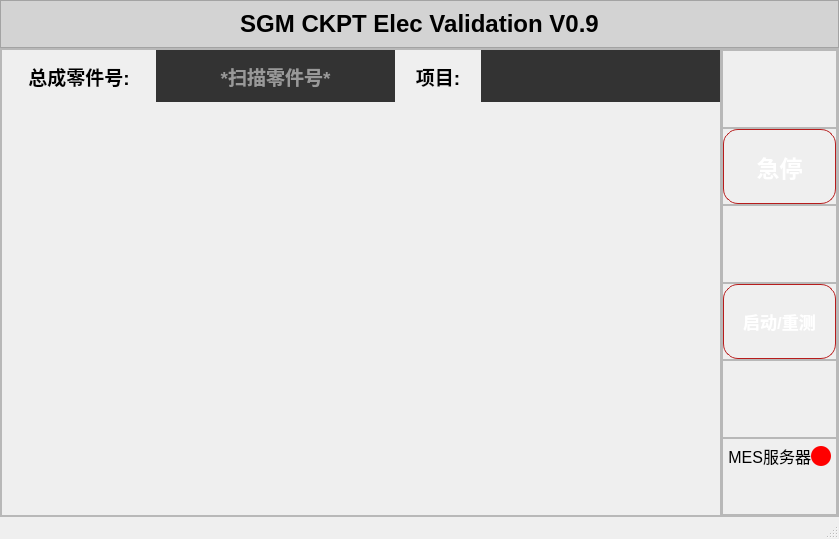
<?xml version="1.0" encoding="UTF-8"?>
<ui version="4.0">
 <class>MainWindow</class>
 <widget class="QMainWindow" name="MainWindow">
  <property name="geometry">
   <rect>
    <x>0</x>
    <y>0</y>
    <width>839</width>
    <height>539</height>
   </rect>
  </property>
  <property name="windowTitle">
   <string>MainWindow</string>
  </property>
  <property name="styleSheet">
   <string notr="true">r: #A71E2A;
}</string>
  </property>
  <widget class="QWidget" name="centralwidget">
   <layout class="QVBoxLayout" name="verticalLayout_1">
    <property name="spacing">
     <number>0</number>
    </property>
    <property name="leftMargin">
     <number>0</number>
    </property>
    <property name="topMargin">
     <number>0</number>
    </property>
    <property name="rightMargin">
     <number>0</number>
    </property>
    <property name="bottomMargin">
     <number>0</number>
    </property>
    <item>
     <widget class="QFrame" name="QFrame_Header_1">
      <property name="sizePolicy">
       <sizepolicy hsizetype="Expanding" vsizetype="Preferred">
        <horstretch>0</horstretch>
        <verstretch>1</verstretch>
       </sizepolicy>
      </property>
      <property name="styleSheet">
       <string notr="true">QFrame#QFrame_Header_1 {
	background-color: lightgray;
}</string>
      </property>
      <property name="frameShape">
       <enum>QFrame::StyledPanel</enum>
      </property>
      <property name="frameShadow">
       <enum>QFrame::Raised</enum>
      </property>
      <layout class="QHBoxLayout" name="horizontalLayout_header">
       <item>
        <widget class="QLabel" name="Header_Label">
         <property name="font">
          <font>
           <pointsize>18</pointsize>
           <bold>true</bold>
          </font>
         </property>
         <property name="text">
          <string>SGM CKPT Elec Validation V0.9</string>
         </property>
         <property name="alignment">
          <set>Qt::AlignCenter</set>
         </property>
        </widget>
       </item>
      </layout>
     </widget>
    </item>
    <item>
     <widget class="QFrame" name="QFrame_Bottom_1">
      <property name="sizePolicy">
       <sizepolicy hsizetype="Expanding" vsizetype="Expanding">
        <horstretch>0</horstretch>
        <verstretch>20</verstretch>
       </sizepolicy>
      </property>
      <property name="frameShape">
       <enum>QFrame::StyledPanel</enum>
      </property>
      <property name="frameShadow">
       <enum>QFrame::Raised</enum>
      </property>
      <layout class="QHBoxLayout" name="horizontalLayout_2">
       <property name="spacing">
        <number>0</number>
       </property>
       <property name="leftMargin">
        <number>0</number>
       </property>
       <property name="topMargin">
        <number>0</number>
       </property>
       <property name="rightMargin">
        <number>0</number>
       </property>
       <property name="bottomMargin">
        <number>0</number>
       </property>
       <item>
        <widget class="QFrame" name="QFrame_Left_2">
         <property name="sizePolicy">
          <sizepolicy hsizetype="Expanding" vsizetype="Expanding">
           <horstretch>18</horstretch>
           <verstretch>0</verstretch>
          </sizepolicy>
         </property>
         <property name="frameShape">
          <enum>QFrame::StyledPanel</enum>
         </property>
         <property name="frameShadow">
          <enum>QFrame::Raised</enum>
         </property>
         <layout class="QVBoxLayout" name="verticalLayout_2">
          <property name="spacing">
           <number>0</number>
          </property>
          <property name="leftMargin">
           <number>0</number>
          </property>
          <property name="topMargin">
           <number>0</number>
          </property>
          <property name="rightMargin">
           <number>0</number>
          </property>
          <property name="bottomMargin">
           <number>0</number>
          </property>
          <item>
           <widget class="QFrame" name="QFrame_CKPT_3">
            <property name="sizePolicy">
             <sizepolicy hsizetype="Expanding" vsizetype="Preferred">
              <horstretch>0</horstretch>
              <verstretch>1</verstretch>
             </sizepolicy>
            </property>
            <layout class="QHBoxLayout" name="horizontalLayout_3">
             <property name="spacing">
              <number>0</number>
             </property>
             <property name="leftMargin">
              <number>0</number>
             </property>
             <property name="topMargin">
              <number>0</number>
             </property>
             <property name="rightMargin">
              <number>0</number>
             </property>
             <property name="bottomMargin">
              <number>0</number>
             </property>
             <item>
              <widget class="QLabel" name="PN_Title_Label">
               <property name="sizePolicy">
                <sizepolicy hsizetype="Preferred" vsizetype="Preferred">
                 <horstretch>18</horstretch>
                 <verstretch>0</verstretch>
                </sizepolicy>
               </property>
               <property name="font">
                <font>
                 <pointsize>14</pointsize>
                 <bold>true</bold>
                </font>
               </property>
               <property name="styleSheet">
                <string notr="true">color: black;</string>
               </property>
               <property name="text">
                <string>总成零件号:</string>
               </property>
               <property name="alignment">
                <set>Qt::AlignCenter</set>
               </property>
              </widget>
             </item>
             <item>
              <widget class="QLineEdit" name="PN_Value_LineEdit">
               <property name="sizePolicy">
                <sizepolicy hsizetype="Expanding" vsizetype="Preferred">
                 <horstretch>28</horstretch>
                 <verstretch>0</verstretch>
                </sizepolicy>
               </property>
               <property name="font">
                <font>
                 <pointsize>14</pointsize>
                 <bold>true</bold>
                </font>
               </property>
               <property name="styleSheet">
                <string notr="true">background-color: #333333; color: white; border: 0px;</string>
               </property>
               <property name="text">
                <string/>
               </property>
               <property name="maxLength">
                <number>8</number>
               </property>
               <property name="alignment">
                <set>Qt::AlignCenter</set>
               </property>
               <property name="placeholderText">
                <string>*扫描零件号*</string>
               </property>
              </widget>
             </item>
             <item>
              <widget class="QLabel" name="Program_Title_Label">
               <property name="sizePolicy">
                <sizepolicy hsizetype="Preferred" vsizetype="Preferred">
                 <horstretch>10</horstretch>
                 <verstretch>0</verstretch>
                </sizepolicy>
               </property>
               <property name="font">
                <font>
                 <pointsize>14</pointsize>
                 <bold>true</bold>
                </font>
               </property>
               <property name="styleSheet">
                <string notr="true">color: black;</string>
               </property>
               <property name="text">
                <string>项目:</string>
               </property>
               <property name="alignment">
                <set>Qt::AlignCenter</set>
               </property>
              </widget>
             </item>
             <item>
              <widget class="QLabel" name="Program_Value_Label">
               <property name="sizePolicy">
                <sizepolicy hsizetype="Expanding" vsizetype="Preferred">
                 <horstretch>28</horstretch>
                 <verstretch>0</verstretch>
                </sizepolicy>
               </property>
               <property name="font">
                <font>
                 <pointsize>14</pointsize>
                 <bold>true</bold>
                </font>
               </property>
               <property name="styleSheet">
                <string notr="true">background-color: #333333; color: white;</string>
               </property>
               <property name="text">
                <string/>
               </property>
               <property name="alignment">
                <set>Qt::AlignCenter</set>
               </property>
              </widget>
             </item>
            </layout>
           </widget>
          </item>
          <item>
           <widget class="QFrame" name="QFrame_Program_3">
            <property name="sizePolicy">
             <sizepolicy hsizetype="Expanding" vsizetype="Preferred">
              <horstretch>0</horstretch>
              <verstretch>1</verstretch>
             </sizepolicy>
            </property>
           </widget>
          </item>
          <item>
           <widget class="QFrame" name="QFrame_Tests_3">
            <property name="sizePolicy">
             <sizepolicy hsizetype="Expanding" vsizetype="Expanding">
              <horstretch>0</horstretch>
              <verstretch>5</verstretch>
             </sizepolicy>
            </property>
           </widget>
          </item>
          <item>
           <widget class="QFrame" name="QFrame_Malfunction_3">
            <property name="sizePolicy">
             <sizepolicy hsizetype="Expanding" vsizetype="Preferred">
              <horstretch>0</horstretch>
              <verstretch>2</verstretch>
             </sizepolicy>
            </property>
           </widget>
          </item>
         </layout>
        </widget>
       </item>
       <item>
        <widget class="QFrame" name="QFrame_Right_2">
         <property name="sizePolicy">
          <sizepolicy hsizetype="Expanding" vsizetype="Expanding">
           <horstretch>1</horstretch>
           <verstretch>0</verstretch>
          </sizepolicy>
         </property>
         <property name="font">
          <font>
           <pointsize>17</pointsize>
          </font>
         </property>
         <property name="frameShape">
          <enum>QFrame::StyledPanel</enum>
         </property>
         <property name="frameShadow">
          <enum>QFrame::Raised</enum>
         </property>
         <layout class="QVBoxLayout" name="verticalLayout_Right_3">
          <property name="spacing">
           <number>0</number>
          </property>
          <property name="leftMargin">
           <number>0</number>
          </property>
          <property name="topMargin">
           <number>0</number>
          </property>
          <property name="rightMargin">
           <number>0</number>
          </property>
          <property name="bottomMargin">
           <number>0</number>
          </property>
          <item>
           <widget class="QFrame" name="QFrame_Right_Section1_3">
            <property name="sizePolicy">
             <sizepolicy hsizetype="Expanding" vsizetype="Expanding">
              <horstretch>0</horstretch>
              <verstretch>1</verstretch>
             </sizepolicy>
            </property>
            <property name="frameShape">
             <enum>QFrame::StyledPanel</enum>
            </property>
            <property name="frameShadow">
             <enum>QFrame::Raised</enum>
            </property>
           </widget>
          </item>
          <item>
           <widget class="QFrame" name="QFrame_Right_Section2_3">
            <property name="sizePolicy">
             <sizepolicy hsizetype="Expanding" vsizetype="Expanding">
              <horstretch>0</horstretch>
              <verstretch>1</verstretch>
             </sizepolicy>
            </property>
            <property name="frameShape">
             <enum>QFrame::StyledPanel</enum>
            </property>
            <property name="frameShadow">
             <enum>QFrame::Raised</enum>
            </property>
            <layout class="QHBoxLayout" name="horizontalLayout_Section2_3">
             <property name="leftMargin">
              <number>0</number>
             </property>
             <property name="topMargin">
              <number>0</number>
             </property>
             <property name="rightMargin">
              <number>0</number>
             </property>
             <property name="bottomMargin">
              <number>0</number>
             </property>
             <item>
              <widget class="QPushButton" name="pushButton_STOP">
               <property name="sizePolicy">
                <sizepolicy hsizetype="Expanding" vsizetype="Expanding">
                 <horstretch>0</horstretch>
                 <verstretch>0</verstretch>
                </sizepolicy>
               </property>
               <property name="font">
                <font>
                 <pointsize>17</pointsize>
                 <bold>true</bold>
                </font>
               </property>
               <property name="styleSheet">
                <string notr="true">QPushButton {
    border-radius: 15px;
    background: qlineargradient(x1:0, y1:0, x2:0, y2:1,
        stop:0 #FF8A8A,
        stop:0.5 #E57373,
        stop:1 #D32F2F);
    color: white;
    border: 1px solid #B71C1C;
    font-weight: bold;
    padding: 8px;
}

QPushButton:hover {
    background: qlineargradient(x1:0, y1:0, x2:0, y2:1,
        stop:0 #FF9E9E,
        stop:0.5 #EF5350,
        stop:1 #E53935);
}

QPushButton:pressed {
    background: qlineargradient(x1:0, y1:0, x2:0, y2:1,
        stop:0 #D32F2F,
        stop:0.5 #C62828,
        stop:1 #B71C1C);
    padding: 9px 7px 7px 9px;
}</string>
               </property>
               <property name="text">
                <string>急停</string>
               </property>
              </widget>
             </item>
            </layout>
           </widget>
          </item>
          <item>
           <widget class="QFrame" name="QFrame_Right_Section3_3">
            <property name="sizePolicy">
             <sizepolicy hsizetype="Expanding" vsizetype="Expanding">
              <horstretch>0</horstretch>
              <verstretch>1</verstretch>
             </sizepolicy>
            </property>
            <property name="frameShape">
             <enum>QFrame::StyledPanel</enum>
            </property>
            <property name="frameShadow">
             <enum>QFrame::Raised</enum>
            </property>
           </widget>
          </item>
          <item>
           <widget class="QFrame" name="QFrame_Right_Section4_3">
            <property name="sizePolicy">
             <sizepolicy hsizetype="Expanding" vsizetype="Expanding">
              <horstretch>0</horstretch>
              <verstretch>1</verstretch>
             </sizepolicy>
            </property>
            <property name="frameShape">
             <enum>QFrame::StyledPanel</enum>
            </property>
            <property name="frameShadow">
             <enum>QFrame::Raised</enum>
            </property>
            <layout class="QHBoxLayout" name="horizontalLayout_Section4_3">
             <property name="leftMargin">
              <number>0</number>
             </property>
             <property name="topMargin">
              <number>0</number>
             </property>
             <property name="rightMargin">
              <number>0</number>
             </property>
             <property name="bottomMargin">
              <number>0</number>
             </property>
             <item>
              <widget class="QPushButton" name="pushButton_Start_REDO_">
               <property name="enabled">
                <bool>true</bool>
               </property>
               <property name="sizePolicy">
                <sizepolicy hsizetype="Expanding" vsizetype="Expanding">
                 <horstretch>0</horstretch>
                 <verstretch>0</verstretch>
                </sizepolicy>
               </property>
               <property name="font">
                <font>
                 <pointsize>13</pointsize>
                 <bold>true</bold>
                </font>
               </property>
               <property name="styleSheet">
                <string notr="true">QPushButton {
    border-radius: 15px;
    background: qlineargradient(x1:0, y1:0, x2:0, y2:1,
        stop:0 #FF8A8A,
        stop:0.5 #E57373,
        stop:1 #D32F2F);
    color: white;
    border: 1px solid #B71C1C;
    font-weight: bold;
    padding: 8px;
}

QPushButton:hover {
    background: qlineargradient(x1:0, y1:0, x2:0, y2:1,
        stop:0 #FF9E9E,
        stop:0.5 #EF5350,
        stop:1 #E53935);
}

QPushButton:pressed {
    background: qlineargradient(x1:0, y1:0, x2:0, y2:1,
        stop:0 #D32F2F,
        stop:0.5 #C62828,
        stop:1 #B71C1C);
    padding: 9px 7px 7px 9px;
}</string>
               </property>
               <property name="text">
                <string>启动/重测</string>
               </property>
              </widget>
             </item>
            </layout>
           </widget>
          </item>
          <item>
           <widget class="QFrame" name="QFrame_Right_Section5_3">
            <property name="sizePolicy">
             <sizepolicy hsizetype="Expanding" vsizetype="Expanding">
              <horstretch>0</horstretch>
              <verstretch>1</verstretch>
             </sizepolicy>
            </property>
            <property name="frameShape">
             <enum>QFrame::StyledPanel</enum>
            </property>
            <property name="frameShadow">
             <enum>QFrame::Raised</enum>
            </property>
           </widget>
          </item>
          <item>
           <widget class="QFrame" name="QFrame_Right_Section6_3">
            <property name="sizePolicy">
             <sizepolicy hsizetype="Expanding" vsizetype="Expanding">
              <horstretch>0</horstretch>
              <verstretch>1</verstretch>
             </sizepolicy>
            </property>
            <property name="frameShape">
             <enum>QFrame::StyledPanel</enum>
            </property>
            <property name="frameShadow">
             <enum>QFrame::Raised</enum>
            </property>
            <layout class="QVBoxLayout" name="verticalLayout_DateTime">
             <property name="spacing">
              <number>0</number>
             </property>
             <property name="leftMargin">
              <number>5</number>
             </property>
             <property name="topMargin">
              <number>5</number>
             </property>
             <property name="rightMargin">
              <number>5</number>
             </property>
             <property name="bottomMargin">
              <number>5</number>
             </property>
             <item>
              <layout class="QHBoxLayout" name="horizontalLayout_ServerStatus">
               <item>
                <widget class="QLabel" name="QLabel_ServerStatusLabel">
                 <property name="font">
                  <font>
                   <pointsize>12</pointsize>
                  </font>
                 </property>
                 <property name="text">
                  <string>MES服务器</string>
                 </property>
                 <property name="alignment">
                  <set>Qt::AlignRight|Qt::AlignTrailing|Qt::AlignVCenter</set>
                 </property>
                </widget>
               </item>
               <item>
                <widget class="QFrame" name="QFrame_ServerStatusIndicator">
                 <property name="minimumSize">
                  <size>
                   <width>20</width>
                   <height>20</height>
                  </size>
                 </property>
                 <property name="maximumSize">
                  <size>
                   <width>20</width>
                   <height>20</height>
                  </size>
                 </property>
                 <property name="styleSheet">
                  <string notr="true">
					/* Initial style: Always Green (Simulated Connection) */
					QFrame#QFrame_ServerStatusIndicator {
					 background-color: red;
					 border-radius: 10px; /* Makes it a circle */
					}
				   </string>
                 </property>
                 <property name="frameShape">
                  <enum>QFrame::NoFrame</enum>
                 </property>
                 <property name="frameShadow">
                  <enum>QFrame::Plain</enum>
                 </property>
                </widget>
               </item>
              </layout>
             </item>
             <item>
              <widget class="QLabel" name="QLabel_DateTime">
               <property name="font">
                <font>
                 <pointsize>11</pointsize>
                </font>
               </property>
              </widget>
             </item>
            </layout>
           </widget>
          </item>
         </layout>
        </widget>
       </item>
      </layout>
     </widget>
    </item>
   </layout>
  </widget>
  <widget class="QMenuBar" name="menubar">
   <property name="geometry">
    <rect>
     <x>0</x>
     <y>0</y>
     <width>839</width>
     <height>22</height>
    </rect>
   </property>
  </widget>
  <widget class="QStatusBar" name="statusbar"/>
 </widget>
 <resources/>
 <connections/>
</ui>
